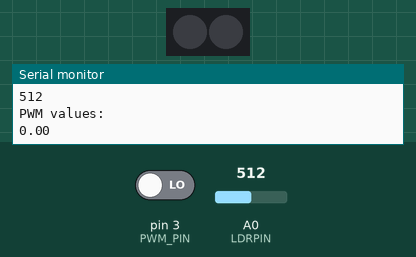
Simulated run of this sketch. Board: Arduino Uno, built with avr-gcc and run on an emulated ATmega328P. Shown: 2 RGB LEDs in strip order, left to right, the last lines printed to the serial monitor. The test bench sets the inputs (shaded band); at power-on: A0 (LDRPIN) = 512, pin 3 (PWM_PIN) LOW.

Above: at 1.2 s.
1.3 s: A0 (LDRPIN) set to 53
3.7 s: A0 (LDRPIN) set to 47
At 6.6 s:
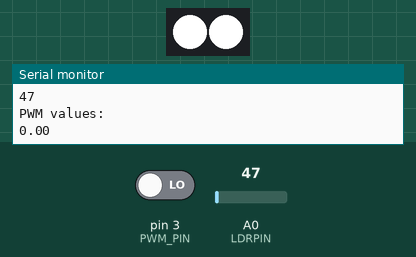
7.0 s: A0 (LDRPIN) set to 122
At 9.0 s:
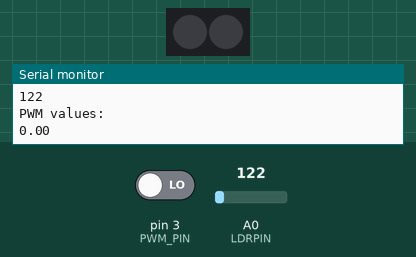
10.0 s: A0 (LDRPIN) set to 40
At 12.6 s:
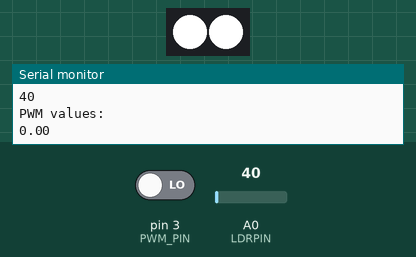
Timing chart, 0 to 14.0 s (numbered marks = the images above; inputs shaded):
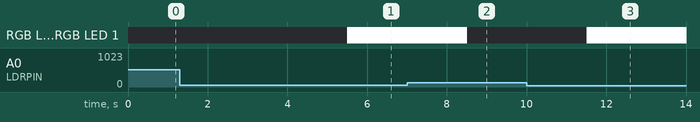

Measured:
- the behaviour switches between 50 and 49 on A0 (LDRPIN) (found by bisection; images 0 and 1)
- after the input at 3.7 s, RGB LED 0, RGB LED 1: off → RGB(255, 255, 255) after 1.8 s
- after the input at 7.0 s, RGB LED 0, RGB LED 1: RGB(255, 255, 255) → off after 1.5 s
- after the input at 10.0 s, RGB LED 0, RGB LED 1: off → RGB(255, 255, 255) after 1.5 s

The sketch:

LDR_Arduino_code.ino
```cpp
#include <Adafruit_NeoPixel.h>

//User-defined MACROS
#define NEO_LED_PIN           2
#define NUM_PIXELS            2
#define LDRPIN                A0
#define PWM_PIN               3

int LDRValue = 0;
double pulse_var;

//LED objects
Adafruit_NeoPixel white=  Adafruit_NeoPixel(NUM_PIXELS,  NEO_LED_PIN, NEO_GRB + NEO_KHZ800);


//Private function prototypes
void white_led_strip_on(void);
void white_led_strip_off(void);
void control_led(void);
int readLDRvalue(void);

void setup() {
  // put your setup code here, to run once:
  Serial.begin(9600);
  pinMode(PWM_PIN, INPUT);
  white.begin();
}

void loop() {
  // put your main code here, to run repeatedly:
  LDRValue= readLDRvalue();
  Serial.println("LDR Values: ");
  Serial.println(LDRValue);
  Serial.println("PWM values: ");
  Serial.println(pulse_var);
  control_led();
delay(500);
}

int readLDRvalue(void){
  return analogRead(LDRPIN);
}

void white_led_strip_on(void){
  white.setPixelColor(0, white.Color(255,255,255));
  white.setPixelColor(1, white.Color(255,255,255));
  white.show();
}
void white_led_strip_off(void){
  white.setPixelColor(0, white.Color(0, 0, 0));
  white.setPixelColor(1, white.Color(0, 0, 0));
  white.show();
}
void control_led(void){
  pulse_var= pulseIn(PWM_PIN, HIGH);

  if(pulse_var<=1000.00){
    if(LDRValue<50){
    white_led_strip_on();
    }else{
    white_led_strip_off();
    }
  }else if(pulse_var>=1000.00 && pulse_var<=1500.00){
    if(pulse_var>=1200){
      white_led_strip_off();
    }
  }
}
```
